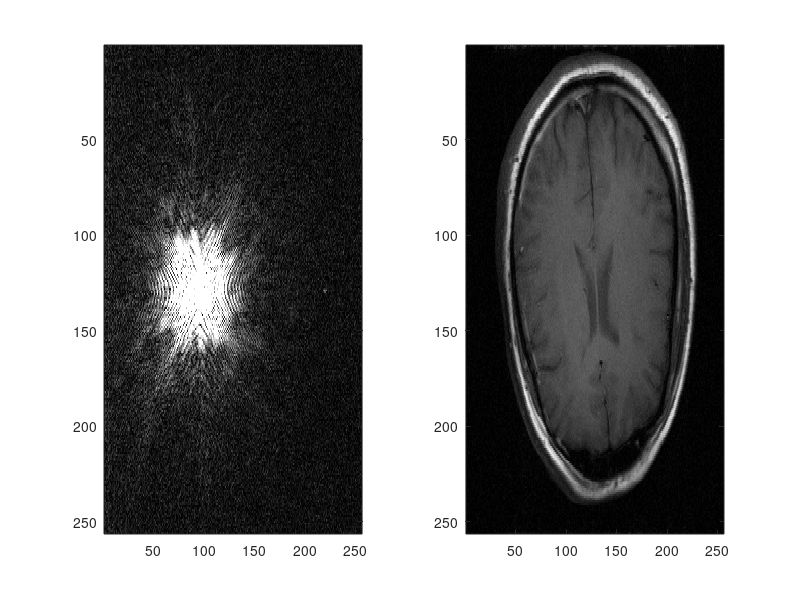

Write the MATLAB code that produced this figure.
%% COMPGV15: Project

%% Read in K-Space Data set from http://ymk.k-space.org/medical_image_reconstruction.htm
% inverse fast fourier trasnform
MIR_2010_partialFourierdata = importdata('MIR_2010_partialFourierdata.txt');
%reshape data into 256x256 image
ksp = reshape(MIR_2010_partialFourierdata(:,1) + 1i*MIR_2010_partialFourierdata(:,2), 256, 256);
%display k-space
figure(1);
subplot(1,2,1); image(abs(ksp)*1e6); colormap(gray);
% inverse fast fourier transform
im = fftshift(ifft2(fftshift(ksp)));
subplot(1,2,2); imagesc(abs(im)); colormap(gray);

%% First do non-regularized least squares
% Solve minimize norm(y - Af) 
